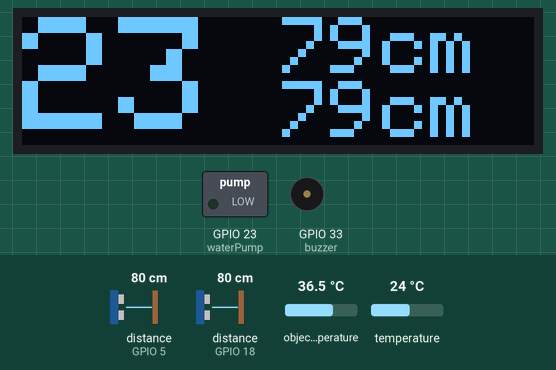
The sketch below on a simulated ESP32. On the bench: 128×32 one-colour display, switched loads named in the sketch (green lamp = pin HIGH), buzzer (waves = sounding, pin HIGH). Wiring (inferred from the names in the program): 2 × ultrasonic range finder: trigger GPIO 4, echo GPIO 5 / trigger GPIO 19, echo GPIO 18. Dashed ring = blinking. The test bench sets the inputs (shaded band); at power-on: distance to the obstacle (sensors on GPIO 18, GPIO 5) 80 cm, object temperature 36.5 °C, temperature 24 °C. The echo pulse lasts 58.3 µs per cm; WiFi joins after 1.5 s; servers stay silent unless stated; the local clock reads 2024-03-15 10:24:30 at power-on unless the sketch sets it; pins used as bus, display or sensor lines are not drawn; what the sketch prints to the serial monitor is not drawn.

Above: at 3.8 s.
3.9 s: distance to the obstacle (sensor on GPIO 18) set to 23 cm
At 6.6 s:
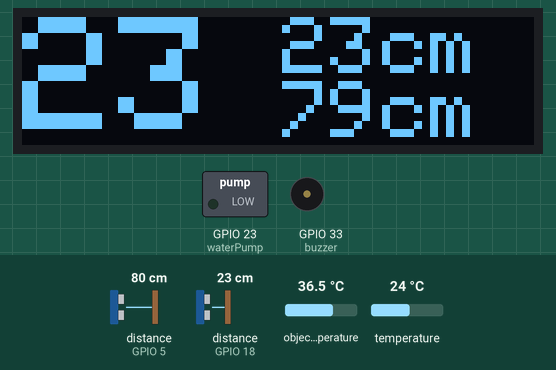
7.1 s: distance to the obstacle (sensor on GPIO 18) set to 19 cm
At 8.9 s:
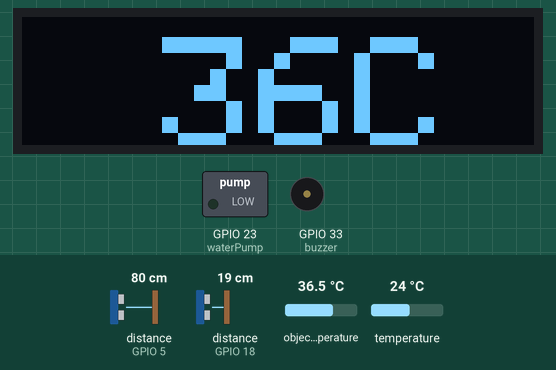
10.3 s: distance to the obstacle (sensor on GPIO 5) set to 24 cm
11.9 s: distance to the obstacle (sensor on GPIO 5) set to 19 cm
At 13.6 s:
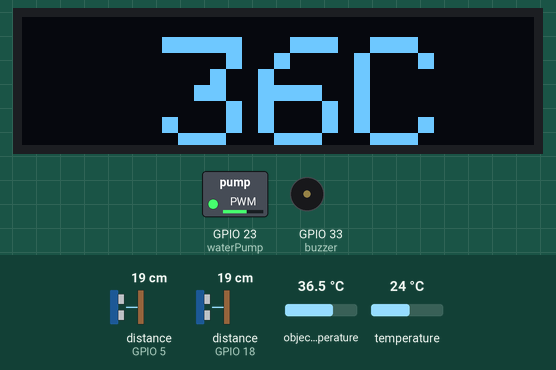
14.1 s: object temperature set to 20 °C
At 15.24 s:
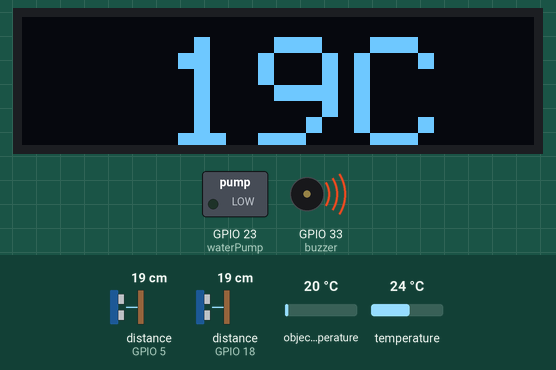
16.6 s: object temperature set to 26 °C
At 17.65 s:
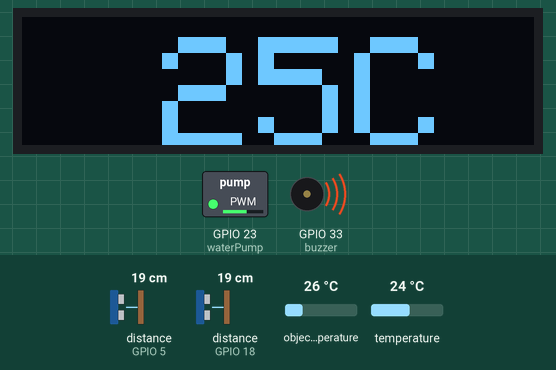
Timing chart, 0 to 20.8 s (numbered marks = the images above; inputs shaded):
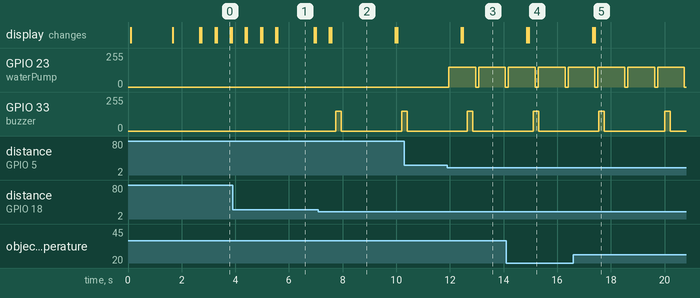

Measured:
- the behaviour switches between 21 and 20 cm on distance to the obstacle (sensor on GPIO 18) (found by bisection; images 1 and 2)
- the behaviour switches between 21 and 20 cm on distance to the obstacle (sensor on GPIO 5) (found by bisection; images 2 and 3)
- after the input at 3.9 s, the display: first changes after 0.48 s (image 1 shows a later state)
- after the input at 7.1 s, GPIO 33 (buzzer): 0/255 → 150/255 after 0.65 s, → 0/255 0.20 s later, → 150/255 2.3 s later
- after the input at 11.9 s, GPIO 23 (waterPump): alternates 150/255 for 1.0 s and 0/255 for 0.11 s, starting after 0.06 s
- after the input at 14.1 s, the display: first differs from a run without the input after 0.83 s (image 4)
- after the input at 16.6 s, the display: first differs from a run without the input after 0.81 s (image 5)

The sketch:

covidrop.ino
```cpp
#include <LiquidCrystal_I2C.h>
#include <Adafruit_MLX90614.h>
#include <HCSR04.h>
#include <cmath>
#include <driver/dac.h>
#include <WiFi.h>
#include "FirebaseESP32.h"
#include "time.h"
#include <analogWrite.h>
// Display Oled
#include <SPI.h>
#include <Wire.h>
#include <Adafruit_GFX.h>
#include <Adafruit_SSD1306.h>

Adafruit_SSD1306 display = Adafruit_SSD1306(128, 32, &Wire);

//LiquidCrystal_I2C lcd(0x27,16,2);  // set the LCD address to 0x27 for a 16 chars and 2 line display
Adafruit_MLX90614 mlx = Adafruit_MLX90614();

// Configure the time
const char* ntpServer = "pool.ntp.org";
const long  gmtOffset_sec = -5;
const int   daylightOffset_sec = -18000;
String dateTime;

// HC-SR04 - Distance sensor 1 - Used as a trigger for the temperature sensor
const int trigPin1 = 19;
const int echoPin1 = 18;
long duration1;
float distance1 = 0.0;

// HC-SR04 - Distance sensor 2 - Used as a trigger for the water pump
const int trigPin2 = 4;
const int echoPin2 = 5;
long duration2;
float distance2 = 0.0;

const int waterPump = 23; //D32 - Pin32 - GPIO32 - Connected to the relay

// MLX90614 - Temperature sensor connected through I2C
float ambientTemp = 0.0;
float objectTemp = 0.0;
int convAmbTemp = -1;
int convObjTemp = -1;

// Use dual core capacity
TaskHandle_t Task1, Task2, Task3;
SemaphoreHandle_t baton; // Sync tasks

// Wifi Credentials
#define WIFI_SSID "msi"
#define WIFI_PASSWORD "hola1234"

// Credentials Firebase Project
#define FIREBASE_HOST "https://tesis-covidrop-default-rtdb.firebaseio.com"
#define FIREBASE_AUTH "45fOHwsbVkpERyYMKrUjcOXG0NHxYqAKkuLiuYfD"

// Firebase Data Object
FirebaseData firebaseData;
FirebaseJson firebaseJson;

// Root node for specific path
String root = "/temperature";

// Buzzer
int buzzer = 33;

void setup() {
  Serial.begin(9600);
  while (!Serial);

  // Init display
  display.begin(SSD1306_SWITCHCAPVCC, 0x3C); // Otra direccion es la 0x3D
  display.clearDisplay();
  display.setTextColor(SSD1306_WHITE);

  Serial.println("Adafruit MLX90614 test");
  printOledDisplay(1, "Adafruit MLX90614 test", 0,0);

  while (!mlx.begin()) {
    Serial.println("Error connecting to MLX sensor. Check wiring.");
    display.clearDisplay();
    printOledDisplay(1, "Error connecting to MLX sensor. Check wiring.", 0,0);
  };

  Serial.print("Emissivity = "); Serial.println(mlx.readEmissivity());
  Serial.println("================================================");

  //lcd.init();
  //lcd.backlight();

  //Conf HCSR04 1
  pinMode(trigPin1, OUTPUT);
  pinMode(echoPin1, INPUT);

  //Conf HCSR04 2
  pinMode(trigPin2, OUTPUT);
  pinMode(echoPin2, INPUT);

  // Conf Water Pump
  pinMode(waterPump, OUTPUT);

  // Buzzer
  pinMode(buzzer, OUTPUT);

  /* Configuring WiFi connection */
  WiFi.begin(WIFI_SSID, WIFI_PASSWORD);
  Serial.print("Connecting to WiFi");
  printOledDisplay(1, "Connecting to WiFi", 0,8);

  while(WiFi.status() != WL_CONNECTED){
    Serial.print(".");
    printOledDisplay(1, "...", 0,16);
    delay(300);
  }
  Serial.println("");
  Serial.println("WiFi Connected!");
  printOledDisplay(1, "WiFi Connected!", 0,24);

  /* Firebase connection */
  Firebase.begin(FIREBASE_HOST, FIREBASE_AUTH);
  Firebase.reconnectWiFi(true);

  // Init and get the time
  configTime(gmtOffset_sec, daylightOffset_sec, ntpServer);

  /* Create the tasks in each core */
  // Distance sensor 1
  xTaskCreatePinnedToCore(
    &codeForTask1,
    "distSenTask1",
    1000,
    NULL,
    1,
    &Task1,
    0
  );
  delay(500); // Needed to start-up task1

  // Distance sensor 2
  xTaskCreatePinnedToCore(
    codeForTask2,
    "distSenTask2",
    1000,
    NULL,
    1,
    &Task2,
    0
  );
  delay(500);

  display.clearDisplay();         // Borra la pantalla
}

void loop() {
  //printDistanceInDisplay(distance1, 0);
  //printDistanceInDisplay(distance2, 1);
  printDistanceInOledDisplay(distance1, 0);
  printDistanceInOledDisplay(distance2, 16);

  ambientTemp = mlx.readAmbientTempC();
  Serial.print("Ambient= "); Serial.print(ambientTemp); Serial.println("°C");
  Serial.println();

  objectTemp = mlx.readObjectTempC();

  if(!isnan(ambientTemp)){
   convAmbTemp = floor(ambientTemp);
   //printDisplay(0,0, (String)convAmbTemp);
   //printDisplay(2,0,"C");
   printOledDisplay(4, (String)convAmbTemp, 0,0);
  }


  // Distance sensor 1 - Temperature
  if(distance1 >= 14 && distance1 <= 20){
   Serial.print("Object = "); Serial.print(objectTemp); Serial.println("°C");
   Serial.println();

   if(!isnan(objectTemp)){
    convObjTemp = floor(objectTemp);
    //printDisplay(0,0, (String)convObjTemp);
    //printDisplay(2,0,"C");
    display.clearDisplay();
    String text = (String)convObjTemp + "C";
    printOledDisplay(4, text, 35,5);
    pushValuesToFirebase();
   }
   analogWrite(buzzer, 150);
   delay(200);
   analogWrite(buzzer, 0);

   delay(1500);
  }

  delay(500);
  //lcd.clear();
  display.clearDisplay();         // Borra la pantalla

}
/*
void printDisplay(int x, int y, String value){
    lcd.setCursor(x,y);
    lcd.print(value);
}

void printDistanceInDisplay(float distance, int y){
  int d = distance + 0.5;
  int cm = 12; //Ubicar la palabra cm

  if(d > 99) cm += 2;
  else if(d > 9) cm++;
  printDisplay(11,y, (String)d);
  printDisplay(cm,y,"cm");
}
*/
void distanceSensor1(){
   // Clears the trigPin1
  digitalWrite(trigPin1, LOW);
  delayMicroseconds(2);

  // Sets the trigPin1 on HIGH state for 10 micro seconds
  digitalWrite(trigPin1, HIGH);
  delayMicroseconds(10);
  digitalWrite(trigPin1, LOW);

  // Reads the echoPin1, returns the sound wave travel time in microseconds
  duration1 = pulseIn(echoPin1, HIGH);

  // Calculating the distance1
  distance1= duration1*0.034/2;
}

void codeForTask1( void * parameter ){
  Serial.print("Task1 runs on Core: ");
  Serial.println(xPortGetCoreID());

  for (;;) {
    // Clears the trigPin1
    digitalWrite(trigPin1, LOW);
    delayMicroseconds(2);

    // Sets the trigPin1 on HIGH state for 10 micro seconds
    digitalWrite(trigPin1, HIGH);
    delayMicroseconds(10);
    digitalWrite(trigPin1, LOW);

    // Reads the echoPin1, returns the sound wave travel time in microseconds
    duration1 = pulseIn(echoPin1, HIGH);

    // Calculating the distance1
    distance1= duration1*0.034/2;

    // Prints the distance1 on the Serial Monitor
    /*Serial.print("Distance 1: ");
    Serial.print(distance1);
    Serial.println(" cm");  */

    delay(100);

    vTaskDelay(10); // needed to not crash the esp
  }
}

void codeForTask2( void * parameter ){
  Serial.print("Task2 runs on Core: ");
  Serial.println(xPortGetCoreID());

  for (;;) {
    // Clears the trigPin2
    digitalWrite(trigPin2, LOW);
    delayMicroseconds(2);

    // Sets the trigPin2 on HIGH state for 10 micro seconds
    digitalWrite(trigPin2, HIGH);
    delayMicroseconds(10);
    digitalWrite(trigPin2, LOW);

    // Reads the echoPin2, returns the sound wave travel time in microseconds
    duration2 = pulseIn(echoPin2, HIGH);

    // Calculating the distance2
    distance2 = duration2*0.034/2;

    // Prints the distance2 on the Serial Monitor
    /*Serial.print("Distance 2: ");
    Serial.print(distance2);
    Serial.println(" cm");
    */

    // Distance sensor 2 - Dispense gel
    if(distance2 <= 20){
     /*
     digitalWrite(waterPump, HIGH);
     delay(1000);
     digitalWrite(waterPump, LOW);
     */
    analogWrite(waterPump, 150);
    delay(1000);
    analogWrite(waterPump, 0);
    }

    delay(100);

    vTaskDelay(10); // needed to not crash the esp
  }
}

void pushValuesToFirebase(){
 dateTime = getDateTime();
 firebaseJson.add("value", objectTemp);
 firebaseJson.add("createdAt", dateTime);

 if(Firebase.pushJSON(firebaseData, "/temperature/", firebaseJson))
   Serial.println(firebaseData.dataPath() + "/"+ firebaseData.pushName());
 else Serial.println(firebaseData.errorReason());
 firebaseJson.clear();
}

String getDateTime(){
  String dateAndTime = "";

  struct tm timeinfo;
  if(!getLocalTime(&timeinfo)){
    Serial.println("Failed to obtain time");
    return "";
  }

  Serial.println(&timeinfo, "%A, %B %d %Y %H:%M:%S");

  // Hour
  char tiempo[9];
  strftime(tiempo, 9, "%T", &timeinfo);
  Serial.print("tiempo: ");
  Serial.println(tiempo);

  // Date
  char fecha[11];
  strftime(fecha, 11, "%F", &timeinfo);
  Serial.print("fecha: ");
  Serial.println(fecha);

  dateAndTime.concat(fecha);
  dateAndTime.concat(" ");
  dateAndTime.concat(tiempo);

  return dateAndTime;
}

void printOledDisplay(int textSize, String text, int x, int y){
    display.setTextSize(textSize);         // Tamaño de la fuente del texto 1 - 2 - 3 - 4 - 5
    display.setCursor(x,y);       // (X,Y) . (Horizontal, Vertical)
    display.print(text);  // texto a mostrar / si es variable sin comillas
    display.display();
}

void printDistanceInOledDisplay(float distance, int y){
  int d = distance + 0.5;
  int cm = 80; //Ubicar la palabra cm

  if(d > 99) cm += 20;
  else if(d > 9) cm += 10;
  printOledDisplay(2,(String)d, 65,y);
  printOledDisplay(2,"cm",cm,y);
}
```
